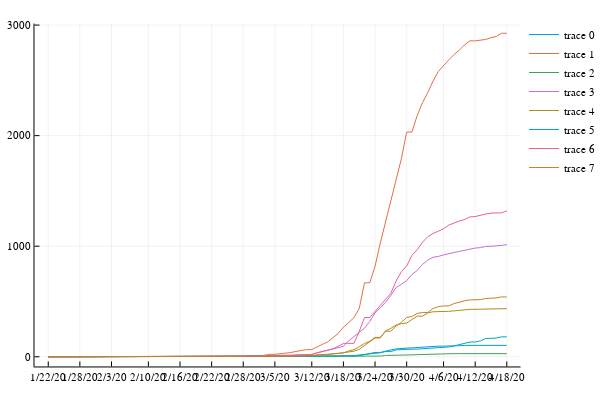

Notebook code for this chart:
### Code cell
plot(ddays,z,label=uslocale)

### Figure 1 — Plotly figure (JSON) as saved in the notebook; plotly's stock layout.template omitted (floating-point values rounded to 4 significant figures)
{"data": [{"colorbar": {"title": ""}, "legendgroup": ["New York", "Los Angeles", "Wayne", "Cook", "Fairfield", "Philadelphia", "Orleans", "Miami-Dade"], "line": {"color": "rgba(0, 154, 250, 1.000)", "dash": "solid", "shape": "linear", "width": 1}, "mode": "lines", "name": ["New York", "Los Angeles", "Wayne", "Cook", "Fairfield", "Philadelphia", "Orleans", "Miami-Dade"], "showlegend": true, "type": "scatter", "x": [0.5, 1.5, 2.5, 3.5, 4.5, 5.5, 6.5, 7.5, 8.5, 9.5, 10.5, 11.5, 12.5, 13.5, 14.5, 15.5, 16.5, 17.5, 18.5, 19.5, 20.5, 21.5, 22.5, 23.5, 24.5, 25.5, 26.5, 27.5, 28.5, 29.5, 30.5, 31.5, 32.5, 33.5, 34.5, 35.5, 36.5, 37.5, 38.5, 39.5, 40.5, 41.5, 42.5, 43.5, 44.5, 45.5, 46.5, 47.5, 48.5, 49.5, 50.5, 51.5, 52.5, 53.5, 54.5, 55.5, 56.5, 57.5, 58.5, 59.5, 60.5, 61.5, 62.5, 63.5, 64.5, 65.5, 66.5, 67.5, 68.5, 69.5, 70.5, 71.5, 72.5, 73.5, 74.5, 75.5, 76.5, 77.5, 78.5, 79.5, 80.5, 81.5, 82.5, 83.5, 84.5, 85.5, 86.5, 87.5], "xaxis": "x1", "y": [0, 0, 0, 0, 0, 0, 0, 0, 0, 0, 0, 0, 0, 0, 0, 0, 0, 0, 0, 0, 0, 0, 0, 0, 0, 0, 0, 0, 0, 0, 0, 0, 0, 0, 0, 0, 0, 0, 0, 0, 0, 0, 0, 0, 0, 0, 0, 0, 0, 0, 0, 1, 1, 1, 2, 2, 3, 4, 6, 9, 19, 32, 39, 39, 53, 62, 71, 77, 78, 80, 84, 87, 91, 93, 96, 96, 96, 99, 100, 103, 103, 103, 102, 103, 103, 103, 103, 103], "yaxis": "y1", "zmax": null, "zmin": null}, {"colorbar": {"title": ""}, "legendgroup": ["New York", "Los Angeles", "Wayne", "Cook", "Fairfield", "Philadelphia", "Orleans", "Miami-Dade"], "line": {"color": "rgba(227, 111, 71, 1.000)", "dash": "solid", "shape": "linear", "width": 1}, "mode": "lines", "name": ["New York", "Los Angeles", "Wayne", "Cook", "Fairfield", "Philadelphia", "Orleans", "Miami-Dade"], "showlegend": true, "type": "scatter", "x": [0.5, 1.5, 2.5, 3.5, 4.5, 5.5, 6.5, 7.5, 8.5, 9.5, 10.5, 11.5, 12.5, 13.5, 14.5, 15.5, 16.5, 17.5, 18.5, 19.5, 20.5, 21.5, 22.5, 23.5, 24.5, 25.5, 26.5, 27.5, 28.5, 29.5, 30.5, 31.5, 32.5, 33.5, 34.5, 35.5, 36.5, 37.5, 38.5, 39.5, 40.5, 41.5, 42.5, 43.5, 44.5, 45.5, 46.5, 47.5, 48.5, 49.5, 50.5, 51.5, 52.5, 53.5, 54.5, 55.5, 56.5, 57.5, 58.5, 59.5, 60.5, 61.5, 62.5, 63.5, 64.5, 65.5, 66.5, 67.5, 68.5, 69.5, 70.5, 71.5, 72.5, 73.5, 74.5, 75.5, 76.5, 77.5, 78.5, 79.5, 80.5, 81.5, 82.5, 83.5, 84.5, 85.5, 86.5, 87.5], "xaxis": "x1", "y": [0, 0, 0, 0, 3, 4, 4, 4, 4, 4, 4, 4, 4, 4, 4, 4, 4, 4, 4, 4, 4, 4, 4, 4, 4, 4, 4, 4, 4, 4, 4, 4, 4, 4, 4, 4, 4, 4, 4, 6, 6, 13, 22, 22, 26, 28, 38, 48, 55, 65, 65, 92, 112, 134, 171, 210, 267, 307, 353, 436, 669, 669, 818, 1029, 1219, 1405, 1617, 1791, 2032, 2032, 2182, 2298, 2389, 2493, 2580, 2637, 2686, 2734, 2773, 2822, 2857, 2857, 2863, 2870, 2886, 2897, 2926, 2926], "yaxis": "y1", "zmax": null, "zmin": null}, {"colorbar": {"title": ""}, "legendgroup": ["New York", "Los Angeles", "Wayne", "Cook", "Fairfield", "Philadelphia", "Orleans", "Miami-Dade"], "line": {"color": "rgba(62, 164, 78, 1.000)", "dash": "solid", "shape": "linear", "width": 1}, "mode": "lines", "name": ["New York", "Los Angeles", "Wayne", "Cook", "Fairfield", "Philadelphia", "Orleans", "Miami-Dade"], "showlegend": true, "type": "scatter", "x": [0.5, 1.5, 2.5, 3.5, 4.5, 5.5, 6.5, 7.5, 8.5, 9.5, 10.5, 11.5, 12.5, 13.5, 14.5, 15.5, 16.5, 17.5, 18.5, 19.5, 20.5, 21.5, 22.5, 23.5, 24.5, 25.5, 26.5, 27.5, 28.5, 29.5, 30.5, 31.5, 32.5, 33.5, 34.5, 35.5, 36.5, 37.5, 38.5, 39.5, 40.5, 41.5, 42.5, 43.5, 44.5, 45.5, 46.5, 47.5, 48.5, 49.5, 50.5, 51.5, 52.5, 53.5, 54.5, 55.5, 56.5, 57.5, 58.5, 59.5, 60.5, 61.5, 62.5, 63.5, 64.5, 65.5, 66.5, 67.5, 68.5, 69.5, 70.5, 71.5, 72.5, 73.5, 74.5, 75.5, 76.5, 77.5, 78.5, 79.5, 80.5, 81.5, 82.5, 83.5, 84.5, 85.5, 86.5, 87.5], "xaxis": "x1", "y": [0, 0, 0, 0, 0, 0, 0, 0, 0, 0, 0, 0, 0, 0, 0, 0, 0, 0, 0, 0, 0, 0, 0, 0, 0, 0, 0, 0, 0, 0, 0, 0, 0, 0, 0, 0, 0, 0, 0, 0, 0, 0, 1, 1, 0, 0, 0, 0, 1, 1, 1, 1, 1, 1, 1, 1, 1, 1, 3, 3, 5, 5, 6, 6, 12, 12, 15, 15, 15, 17, 19, 21, 22, 26, 27, 28, 28, 28, 28, 28, 28, 28, 28, 28, 28, 28, 28, 28], "yaxis": "y1", "zmax": null, "zmin": null}, {"colorbar": {"title": ""}, "legendgroup": ["New York", "Los Angeles", "Wayne", "Cook", "Fairfield", "Philadelphia", "Orleans", "Miami-Dade"], "line": {"color": "rgba(195, 113, 210, 1.000)", "dash": "solid", "shape": "linear", "width": 1}, "mode": "lines", "name": ["New York", "Los Angeles", "Wayne", "Cook", "Fairfield", "Philadelphia", "Orleans", "Miami-Dade"], "showlegend": true, "type": "scatter", "x": [0.5, 1.5, 2.5, 3.5, 4.5, 5.5, 6.5, 7.5, 8.5, 9.5, 10.5, 11.5, 12.5, 13.5, 14.5, 15.5, 16.5, 17.5, 18.5, 19.5, 20.5, 21.5, 22.5, 23.5, 24.5, 25.5, 26.5, 27.5, 28.5, 29.5, 30.5, 31.5, 32.5, 33.5, 34.5, 35.5, 36.5, 37.5, 38.5, 39.5, 40.5, 41.5, 42.5, 43.5, 44.5, 45.5, 46.5, 47.5, 48.5, 49.5, 50.5, 51.5, 52.5, 53.5, 54.5, 55.5, 56.5, 57.5, 58.5, 59.5, 60.5, 61.5, 62.5, 63.5, 64.5, 65.5, 66.5, 67.5, 68.5, 69.5, 70.5, 71.5, 72.5, 73.5, 74.5, 75.5, 76.5, 77.5, 78.5, 79.5, 80.5, 81.5, 82.5, 83.5, 84.5, 85.5, 86.5, 87.5], "xaxis": "x1", "y": [0, 0, 0, 0, 0, 0, 0, 1, 3, 2, 3, 2, 2, 3, 3, 4, 5, 5, 5, 5, 5, 5, 5, 5, 5, 5, 5, 5, 5, 5, 5, 5, 5, 5, 5, 5, 5, 5, 9, 9, 9, 11, 11, 13, 13, 13, 15, 15, 18, 20, 20, 35, 46, 61, 68, 78, 94, 144, 184, 221, 259, 319, 397, 443, 493, 555, 625, 656, 689, 743, 781, 835, 873, 900, 907, 921, 934, 943, 953, 965, 974, 983, 987, 998, 999, 1001, 1007, 1015], "yaxis": "y1", "zmax": null, "zmin": null}, {"colorbar": {"title": ""}, "legendgroup": ["New York", "Los Angeles", "Wayne", "Cook", "Fairfield", "Philadelphia", "Orleans", "Miami-Dade"], "line": {"color": "rgba(172, 142, 24, 1.000)", "dash": "solid", "shape": "linear", "width": 1}, "mode": "lines", "name": ["New York", "Los Angeles", "Wayne", "Cook", "Fairfield", "Philadelphia", "Orleans", "Miami-Dade"], "showlegend": true, "type": "scatter", "x": [0.5, 1.5, 2.5, 3.5, 4.5, 5.5, 6.5, 7.5, 8.5, 9.5, 10.5, 11.5, 12.5, 13.5, 14.5, 15.5, 16.5, 17.5, 18.5, 19.5, 20.5, 21.5, 22.5, 23.5, 24.5, 25.5, 26.5, 27.5, 28.5, 29.5, 30.5, 31.5, 32.5, 33.5, 34.5, 35.5, 36.5, 37.5, 38.5, 39.5, 40.5, 41.5, 42.5, 43.5, 44.5, 45.5, 46.5, 47.5, 48.5, 49.5, 50.5, 51.5, 52.5, 53.5, 54.5, 55.5, 56.5, 57.5, 58.5, 59.5, 60.5, 61.5, 62.5, 63.5, 64.5, 65.5, 66.5, 67.5, 68.5, 69.5, 70.5, 71.5, 72.5, 73.5, 74.5, 75.5, 76.5, 77.5, 78.5, 79.5, 80.5, 81.5, 82.5, 83.5, 84.5, 85.5, 86.5, 87.5], "xaxis": "x1", "y": [0, 0, 0, 0, 0, 0, 0, 0, 0, 0, 1, 2, 2, 2, 2, 2, 2, 2, 2, 2, 2, 2, 2, 2, 2, 2, 2, 2, 2, 2, 2, 2, 2, 2, 2, 2, 2, 2, 3, 3, 3, 3, 5, 5, 7, 7, 7, 7, 7, 9, 9, 16, 19, 20, 29, 29, 37, 42, 50, 67, 100, 134, 170, 170, 235, 257, 287, 299, 305, 337, 367, 367, 396, 407, 407, 411, 411, 415, 420, 428, 429, 429, 429, 433, 433, 433, 435, 435], "yaxis": "y1", "zmax": null, "zmin": null}, {"colorbar": {"title": ""}, "legendgroup": ["New York", "Los Angeles", "Wayne", "Cook", "Fairfield", "Philadelphia", "Orleans", "Miami-Dade"], "line": {"color": "rgba(0, 170, 174, 1.000)", "dash": "solid", "shape": "linear", "width": 1}, "mode": "lines", "name": ["New York", "Los Angeles", "Wayne", "Cook", "Fairfield", "Philadelphia", "Orleans", "Miami-Dade"], "showlegend": true, "type": "scatter", "x": [0.5, 1.5, 2.5, 3.5, 4.5, 5.5, 6.5, 7.5, 8.5, 9.5, 10.5, 11.5, 12.5, 13.5, 14.5, 15.5, 16.5, 17.5, 18.5, 19.5, 20.5, 21.5, 22.5, 23.5, 24.5, 25.5, 26.5, 27.5, 28.5, 29.5, 30.5, 31.5, 32.5, 33.5, 34.5, 35.5, 36.5, 37.5, 38.5, 39.5, 40.5, 41.5, 42.5, 43.5, 44.5, 45.5, 46.5, 47.5, 48.5, 49.5, 50.5, 51.5, 52.5, 53.5, 54.5, 55.5, 56.5, 57.5, 58.5, 59.5, 60.5, 61.5, 62.5, 63.5, 64.5, 65.5, 66.5, 67.5, 68.5, 69.5, 70.5, 71.5, 72.5, 73.5, 74.5, 75.5, 76.5, 77.5, 78.5, 79.5, 80.5, 81.5, 82.5, 83.5, 84.5, 85.5, 86.5, 87.5], "xaxis": "x1", "y": [0, 0, 0, 0, 0, 0, 0, 0, 0, 0, 0, 0, 0, 0, 0, 0, 0, 0, 0, 0, 0, 0, 0, 0, 0, 0, 0, 0, 0, 0, 0, 0, 0, 0, 0, 0, 0, 0, 0, 0, 1, 1, 1, 1, 1, 1, 2, 2, 2, 3, 3, 5, 5, 6, 7, 7, 10, 10, 10, 16, 22, 28, 28, 36, 47, 47, 62, 66, 66, 69, 69, 72, 74, 80, 82, 86, 89, 98, 111, 122, 133, 133, 144, 165, 165, 169, 180, 180], "yaxis": "y1", "zmax": null, "zmin": null}, {"colorbar": {"title": ""}, "legendgroup": ["New York", "Los Angeles", "Wayne", "Cook", "Fairfield", "Philadelphia", "Orleans", "Miami-Dade"], "line": {"color": "rgba(237, 94, 147, 1.000)", "dash": "solid", "shape": "linear", "width": 1}, "mode": "lines", "name": ["New York", "Los Angeles", "Wayne", "Cook", "Fairfield", "Philadelphia", "Orleans", "Miami-Dade"], "showlegend": true, "type": "scatter", "x": [0.5, 1.5, 2.5, 3.5, 4.5, 5.5, 6.5, 7.5, 8.5, 9.5, 10.5, 11.5, 12.5, 13.5, 14.5, 15.5, 16.5, 17.5, 18.5, 19.5, 20.5, 21.5, 22.5, 23.5, 24.5, 25.5, 26.5, 27.5, 28.5, 29.5, 30.5, 31.5, 32.5, 33.5, 34.5, 35.5, 36.5, 37.5, 38.5, 39.5, 40.5, 41.5, 42.5, 43.5, 44.5, 45.5, 46.5, 47.5, 48.5, 49.5, 50.5, 51.5, 52.5, 53.5, 54.5, 55.5, 56.5, 57.5, 58.5, 59.5, 60.5, 61.5, 62.5, 63.5, 64.5, 65.5, 66.5, 67.5, 68.5, 69.5, 70.5, 71.5, 72.5, 73.5, 74.5, 75.5, 76.5, 77.5, 78.5, 79.5, 80.5, 81.5, 82.5, 83.5, 84.5, 85.5, 86.5, 87.5], "xaxis": "x1", "y": [0, 0, 0, 0, 1, 1, 1, 1, 2, 3, 4, 4, 4, 4, 4, 4, 4, 4, 4, 4, 4, 4, 4, 4, 4, 4, 4, 4, 4, 4, 4, 4, 4, 4, 4, 4, 4, 4, 7, 7, 9, 9, 10, 10, 10, 11, 11, 15, 18, 21, 21, 36, 49, 57, 71, 94, 121, 121, 121, 229, 355, 355, 411, 466, 520, 574, 685, 769, 821, 917, 968, 1036, 1085, 1115, 1135, 1158, 1191, 1212, 1228, 1241, 1265, 1268, 1281, 1291, 1299, 1299, 1302, 1319], "yaxis": "y1", "zmax": null, "zmin": null}, {"colorbar": {"title": ""}, "legendgroup": ["New York", "Los Angeles", "Wayne", "Cook", "Fairfield", "Philadelphia", "Orleans", "Miami-Dade"], "line": {"color": "rgba(198, 130, 37, 1.000)", "dash": "solid", "shape": "linear", "width": 1}, "mode": "lines", "name": ["New York", "Los Angeles", "Wayne", "Cook", "Fairfield", "Philadelphia", "Orleans", "Miami-Dade"], "showlegend": true, "type": "scatter", "x": [0.5, 1.5, 2.5, 3.5, 4.5, 5.5, 6.5, 7.5, 8.5, 9.5, 10.5, 11.5, 12.5, 13.5, 14.5, 15.5, 16.5, 17.5, 18.5, 19.5, 20.5, 21.5, 22.5, 23.5, 24.5, 25.5, 26.5, 27.5, 28.5, 29.5, 30.5, 31.5, 32.5, 33.5, 34.5, 35.5, 36.5, 37.5, 38.5, 39.5, 40.5, 41.5, 42.5, 43.5, 44.5, 45.5, 46.5, 47.5, 48.5, 49.5, 50.5, 51.5, 52.5, 53.5, 54.5, 55.5, 56.5, 57.5, 58.5, 59.5, 60.5, 61.5, 62.5, 63.5, 64.5, 65.5, 66.5, 67.5, 68.5, 69.5, 70.5, 71.5, 72.5, 73.5, 74.5, 75.5, 76.5, 77.5, 78.5, 79.5, 80.5, 81.5, 82.5, 83.5, 84.5, 85.5, 86.5, 87.5], "xaxis": "x1", "y": [0, 0, 0, 0, 0, 0, 0, 0, 0, 0, 0, 0, 0, 0, 0, 0, 0, 0, 0, 0, 0, 0, 0, 0, 0, 0, 0, 0, 0, 0, 0, 0, 0, 0, 0, 0, 0, 0, 2, 2, 2, 2, 2, 3, 3, 3, 3, 4, 6, 9, 9, 14, 17, 17, 28, 31, 35, 52, 64, 90, 120, 140, 175, 175, 231, 231, 278, 311, 355, 364, 392, 400, 400, 436, 453, 460, 460, 481, 495, 506, 514, 514, 517, 527, 527, 532, 541, 541], "yaxis": "y1", "zmax": null, "zmin": null}], "layout": {"annotations": [], "height": 400, "legend": {"bgcolor": "rgba(255, 255, 255, 1.000)", "bordercolor": "rgba(0, 0, 0, 1.000)", "font": {"color": "rgba(0, 0, 0, 1.000)", "family": "sans-serif", "size": 11}, "tracegroupgap": 0, "x": 1, "y": 1}, "margin": {"b": 20, "l": 0, "r": 0, "t": 20}, "paper_bgcolor": "rgba(255, 255, 255, 1.000)", "plot_bgcolor": "rgba(255, 255, 255, 1.000)", "showlegend": true, "width": 600, "xaxis": {"anchor": "y1", "domain": [0.06582, 0.9934], "gridcolor": "rgba(0, 0, 0, 0.100)", "gridwidth": 0.5, "linecolor": "rgba(0, 0, 0, 1.000)", "mirror": false, "range": [-2.11, 90.11], "showgrid": true, "showline": true, "showticklabels": true, "tickangle": 0, "tickcolor": "rgb(0, 0, 0)", "tickfont": {"color": "rgba(0, 0, 0, 1.000)", "family": "sans-serif", "size": 11}, "tickmode": "array", "ticks": "inside", "ticktext": ["1/22/20", "1/28/20", "2/3/20", "2/10/20", "2/16/20", "2/22/20", "2/28/20", "3/5/20", "3/12/20", "3/18/20", "3/24/20", "3/30/20", "4/6/20", "4/12/20", "4/18/20"], "tickvals": [0.5, 6.5, 12.5, 19.5, 25.5, 31.5, 37.5, 43.5, 50.5, 56.5, 62.5, 68.5, 75.5, 81.5, 87.5], "title": "", "titlefont": {"color": "rgba(0, 0, 0, 1.000)", "family": "sans-serif", "size": 15}, "type": "-", "visible": true, "zeroline": false, "zerolinecolor": "rgba(0, 0, 0, 1.000)"}, "yaxis": {"anchor": "x1", "domain": [0.03762, 0.9902], "gridcolor": "rgba(0, 0, 0, 0.100)", "gridwidth": 0.5, "linecolor": "rgba(0, 0, 0, 1.000)", "mirror": false, "range": [-87.78, 3014.0], "showgrid": true, "showline": true, "showticklabels": true, "tickangle": 0, "tickcolor": "rgb(0, 0, 0)", "tickfont": {"color": "rgba(0, 0, 0, 1.000)", "family": "sans-serif", "size": 11}, "tickmode": "array", "ticks": "inside", "ticktext": ["0", "1000", "2000", "3000"], "tickvals": [0, 1000, 2000, 3000], "title": "", "titlefont": {"color": "rgba(0, 0, 0, 1.000)", "family": "sans-serif", "size": 15}, "type": "-", "visible": true, "zeroline": false, "zerolinecolor": "rgba(0, 0, 0, 1.000)"}}}
